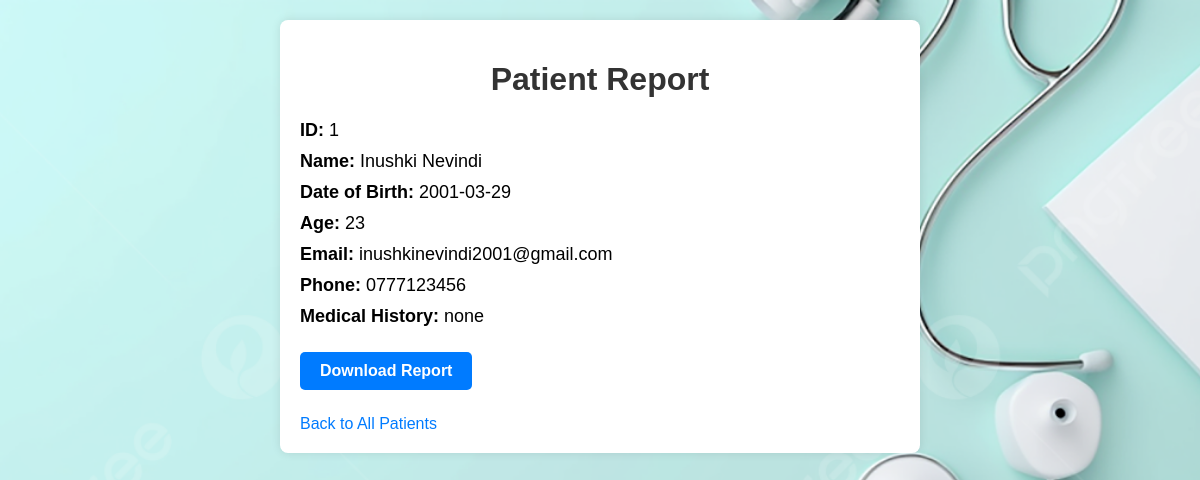
Page /view_report/1 on the committed database.
### tables this page shows
CREATE TABLE patients (
            id INTEGER PRIMARY KEY AUTOINCREMENT,
            name TEXT NOT NULL,
            dob TEXT NOT NULL,
            age INTEGER NOT NULL,
            email TEXT NOT NULL,
            phone TEXT NOT NULL,
            medical_history TEXT NOT NULL,
            photo_path TEXT,
            face_data TEXT
        );

### main.py (the view)
@app.route('/view_report/<int:patient_id>')
def view_patient_report(patient_id):  # Changed the function name to avoid conflicts
    patient_details = get_patient_details_by_id(patient_id)
    if patient_details:
        return render_template('report.html', patient=patient_details)
    else:
        return render_template('report.html', message="Patient not found.")

### main.py (called while the page is built)
def get_patient_details():
    with sqlite3.connect(DATABASE) as conn:
        cursor = conn.cursor()
        cursor.execute('SELECT * FROM patients')
        return cursor.fetchall()

def get_patient_details_by_id(patient_id):
    patients = get_patient_details()  # Fetch the latest patient details from the database
    for patient in patients:
        if patient[0] == patient_id:
            return {
                'id': patient[0],
                'name': patient[1],
                'dob': patient[2],
                'age': patient[3],
                'email': patient[4],
                'phone': patient[5],
                'medical_history': patient[6]
            }
    return None

### templates/report.html (shortened to what this page needs)
<!DOCTYPE html>
<html lang="en">
<head>
</head>
<body>
    <div class="container">
        <h1>Patient Report</h1>
        {% if patient %}
            <p><strong>ID:</strong> {{ patient.id }}</p>
            <p><strong>Name:</strong> {{ patient.name }}</p>
            <p><strong>Date of Birth:</strong> {{ patient.dob }}</p>
            <p><strong>Age:</strong> {{ patient.age }}</p>
            <p><strong>Email:</strong> {{ patient.email }}</p>
            <p><strong>Phone:</strong> {{ patient.phone }}</p>
            <p><strong>Medical History:</strong> {{ patient.medical_history }}</p>
        {% else %}
            <p>Patient not found.</p>
        {% endif %}
        <a class="download-button">Download Report</a>
        <a href="{{ url_for('patients') }}">Back to All Patients</a>
    </div>
</body>
</html>

### rows in the picture
patients: id "1", name "Inushki Nevindi", dob "2001-03-29", age "23", email "inushkinevindi2001@gmail.com", phone "0777123456", medical_history "none"
